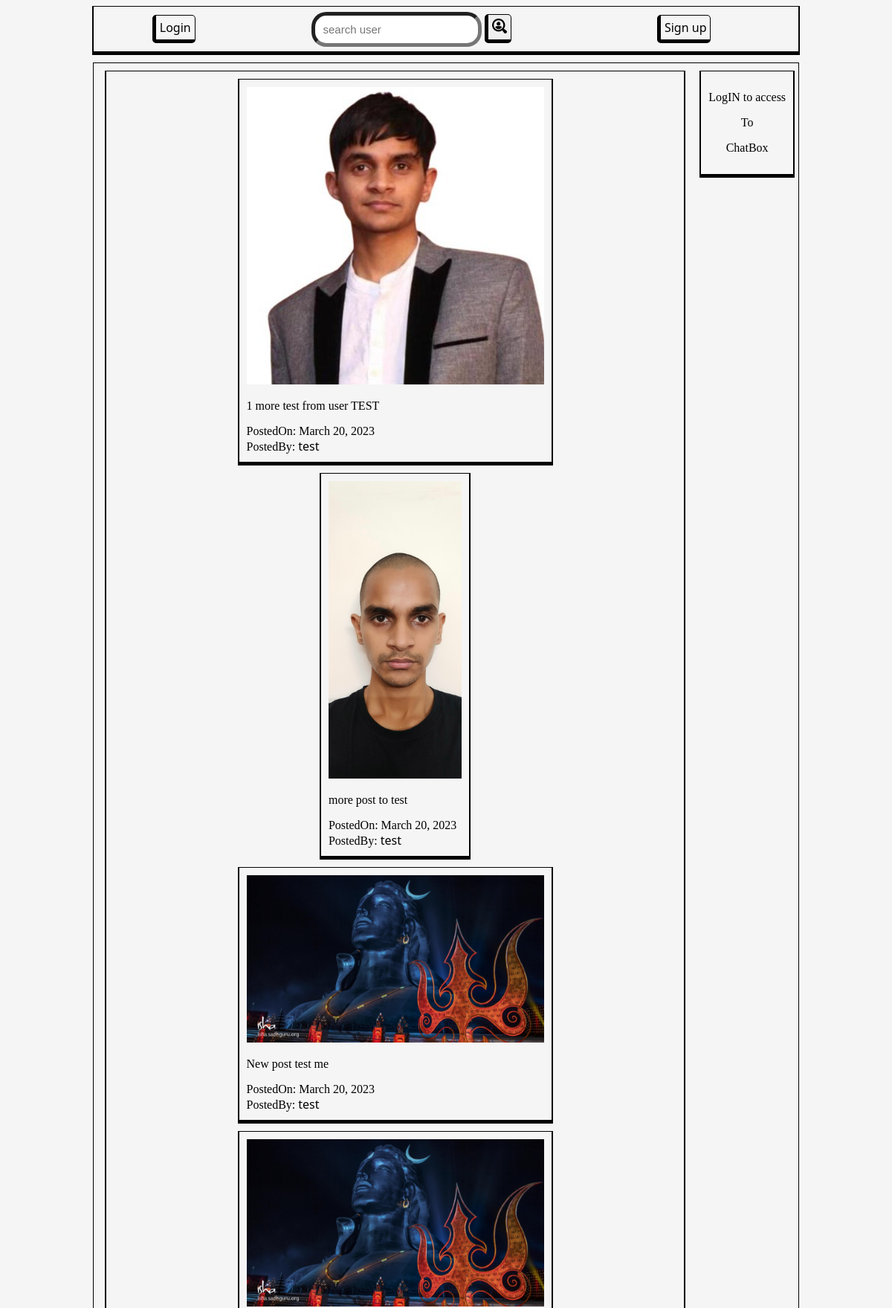
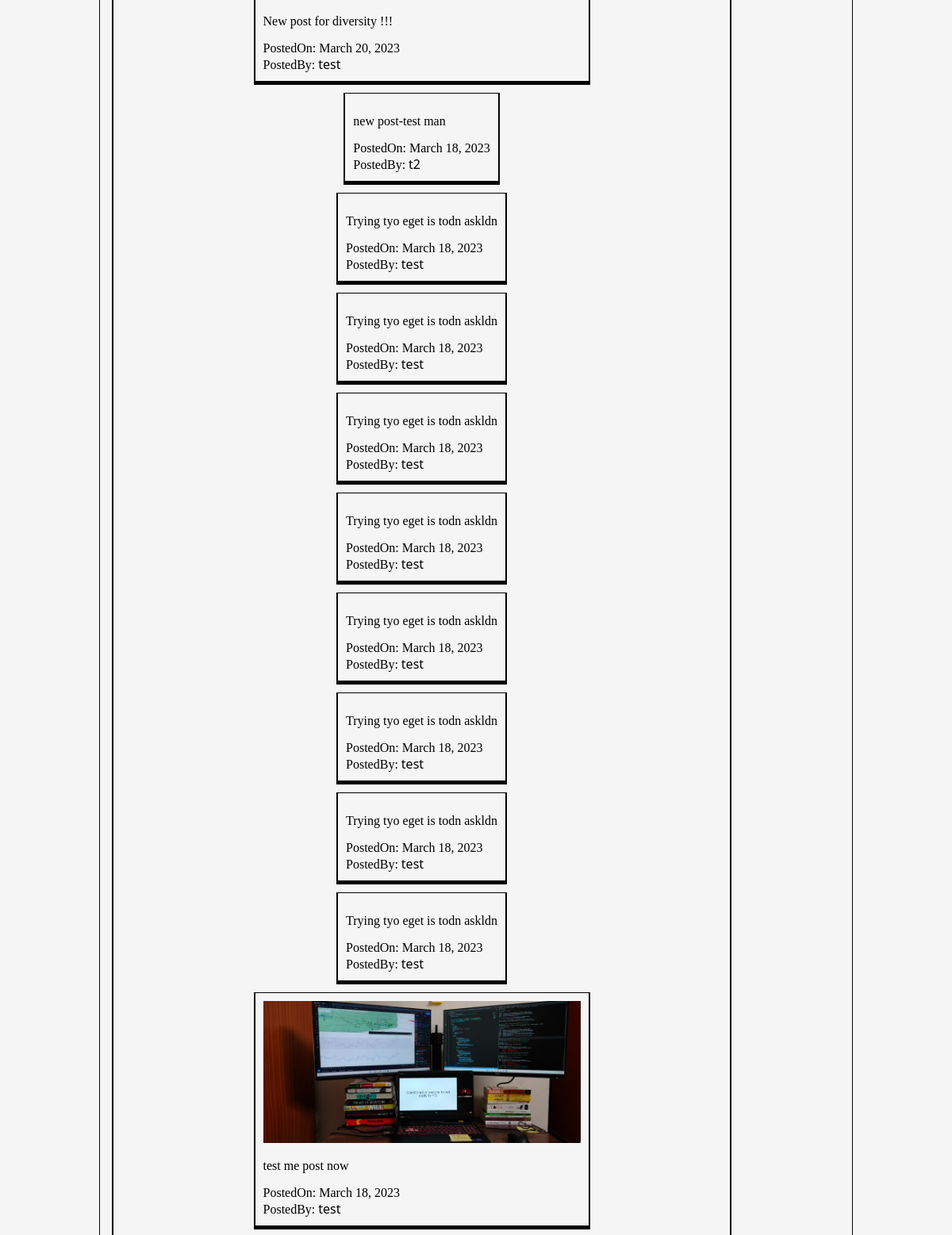
The page / (upper part) on the database its author committed (2 pictures, top to bottom).
### socialmedia/models.py (models this page shows)
class Post(models.Model):
    postId = models.AutoField(primary_key=True)
    user = models.ForeignKey(User, on_delete=models.DO_NOTHING, related_name='posts')
    postDate = models.DateField(null=True)
    text = models.CharField(max_length=250)
    likes = models.IntegerField(null=True)
    media = models.ImageField(upload_to='post')

### socialmedia/views.py (the view, shortened to what this page needs)
# urls.py: path('', views.PostView.as_view(), name='home'),
class PostView(APIView):
    renderer_classes = [TemplateHTMLRenderer]
    template_name = 'home_base.html'
    def get(self, request):
        user = request.user
        queryset = Post.objects.all().order_by('-postId')
        return Response({'posts':queryset, 'user_profile':None, 'img_url':None, 'user':user,'following_list':None})

### socialmedia/templates/home_base.html (shortened to what this page needs)
{% include "./header.html" %}
<body class="column">
  {% include "./nav.html" %}
  <div class="mainBody">
    <div>
      {% block content %} {% include "./home_feed.html"%} {% endblock %}
    </div>
    <div>{% block sidebar %} {% include "./sidebar.html" %} {% endblock %}</div>
  </div>
</body>

### socialmedia/templates/home_feed.html
<div class="column boderDiv" style='padding:10px; margin: 10px;' >
    {% for post in posts %}
    <div class="boderDiv" style='padding:10px'>
      {% if post.media %}
      <div>
        <img class="post-img" src="{{ post.media.url }}" style="max-height: 400px; max-width: 400px;">
      </div>
      {% endif %}
      <div>
        <div style="max-width: 800px;">
          <p style="word-wrap: break-word;">
            {{ post.text }}
          </p>
        </div>
        <div>
          PostedOn: {{ post.postDate }}
        </div>
        <div>
          PostedBy: <a href="/{{ post.user }}">{{ post.user }}</a>
        </div>
      </div>
    </div>
    {% endfor %}
  </div>

### socialmedia/static/css/index.css (style rules this page uses)
body { background-color: whitesmoke; }
.column { display: flex; flex-direction: column; align-items: center; gap: 10px; }
.boderDiv { border-top: 1px solid black; border-left: 2px solid black; border-right: 2px solid black; border-bottom: 5px solid black; }
a { text-decoration: none; color: black; font-family: 'Segoe UI', Tahoma, Geneva, Verdana, sans-serif; }
.mainBody { width: 80%; display: flex; flex-direction: row; justify-content: space-around; border: 1px solid black; }

### rows shown on the page
Post: media (placeholder picture), text "1 more test from user TEST", postDate "March 20, 2023", user "test"
Post: media (picture), text "more post to test", postDate "March 20, 2023", user "test"
Post: media (picture), text "New post test me", postDate "March 20, 2023", user "test"
Post: media (picture), text "New post for diversity !!!", postDate "March 20, 2023", user "test"
Post: text "new post-test man", postDate "March 18, 2023", user "t2"
Post: text "Trying tyo eget is todn askldn", postDate "March 18, 2023", user "test"
Post: text "Trying tyo eget is todn askldn", postDate "March 18, 2023", user "test"
Post: text "Trying tyo eget is todn askldn", postDate "March 18, 2023", user "test"
Post: text "Trying tyo eget is todn askldn", postDate "March 18, 2023", user "test"
Post: text "Trying tyo eget is todn askldn", postDate "March 18, 2023", user "test"
Post: text "Trying tyo eget is todn askldn", postDate "March 18, 2023", user "test"
Post: text "Trying tyo eget is todn askldn", postDate "March 18, 2023", user "test"
Post: text "Trying tyo eget is todn askldn", postDate "March 18, 2023", user "test"
Post: media (picture), text "test me post now", postDate "March 18, 2023", user "test"
